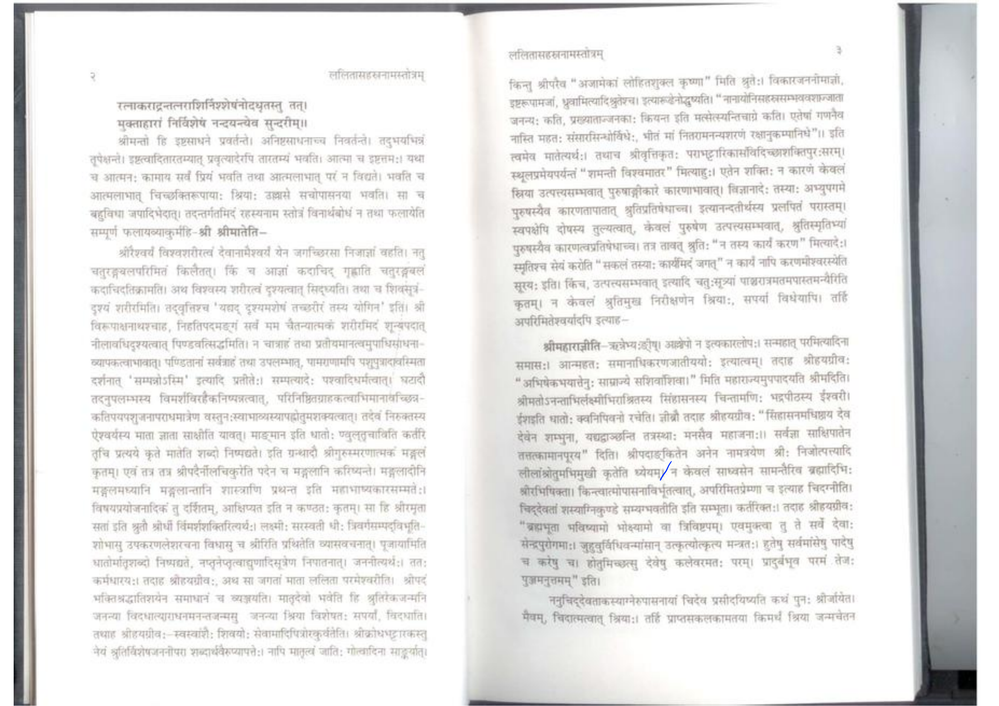
#> input picture Jayamangala Book/page_007.png, 999 x 706 px, shrunk from 3509 x 2481 before the run
$ python extract_text.py '../Jayamangala Book/page_007.png'
#> lines starting #> are read from the running program, lines starting #| are printed output that depends on the picture; after the words box and inside, x2 and y2 are one past the last pixel; in counts of white or black regions, pixels touching at a corner belong together
#!/usr/bin/env python3
"""
Extract Sanskrit text from image using Tesseract OCR with preprocessing
"""

import sys
import cv2
import numpy as np
import pytesseract
from PIL import Image

def preprocess_image(image_path):
    """Preprocess image for better OCR accuracy"""
#> called with image_path = '../Jayamangala Book/page_007.png'
    # Read image
    img = cv2.imread(image_path)
#> img is the input picture: shape (706, 999, 3); mean B, G, R 232, 232.8, 233.1

    # Convert to grayscale
    gray = cv2.cvtColor(img, cv2.COLOR_BGR2GRAY)

    # Denoise
    denoised = cv2.fastNlMeansDenoising(gray, None, 10, 7, 21)

    # Apply adaptive thresholding
    thresh = cv2.adaptiveThreshold(
        denoised, 255, cv2.ADAPTIVE_THRESH_GAUSSIAN_C,
        cv2.THRESH_BINARY, 11, 2
    )
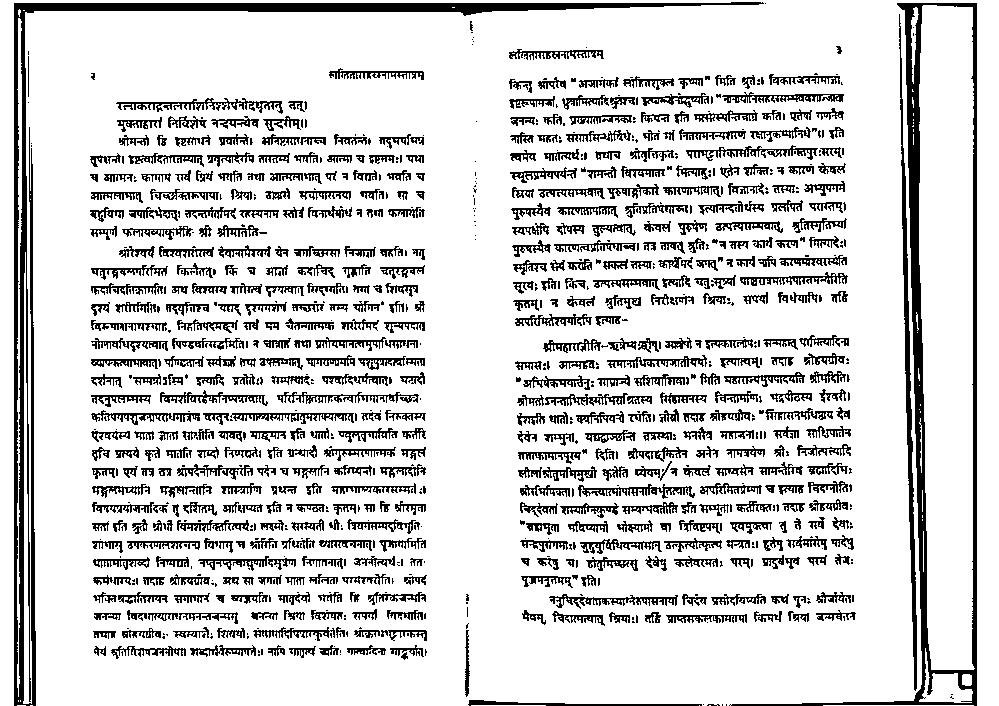
#> thresh: shape (706, 999); 83.4% white; black in thin lines or dots

    # Dilate to make text slightly thicker (helps with faded text)
    kernel = np.ones((1, 1), np.uint8)
    dilated = cv2.dilate(thresh, kernel, iterations=1)

    # Optional: sharpen
    kernel_sharpen = np.array([[-1,-1,-1],
                               [-1, 9,-1],
                               [-1,-1,-1]])
    sharpened = cv2.filter2D(dilated, -1, kernel_sharpen)

    return sharpened

def extract_text(image_path, preprocess=True):
    """Extract Sanskrit text from image"""

    if preprocess:
        # Preprocess image
        processed_img = preprocess_image(image_path)

        # Convert back to PIL Image for pytesseract
        pil_img = Image.fromarray(processed_img)
    else:
        pil_img = Image.open(image_path)

    # Configure Tesseract for Sanskrit
    custom_config = r'--oem 3 --psm 6 -l san'

    # Extract text
#> (the run stopped early here; a loop or call above may not have finished)

$ run again, on Jayamangala Book/page_009.png
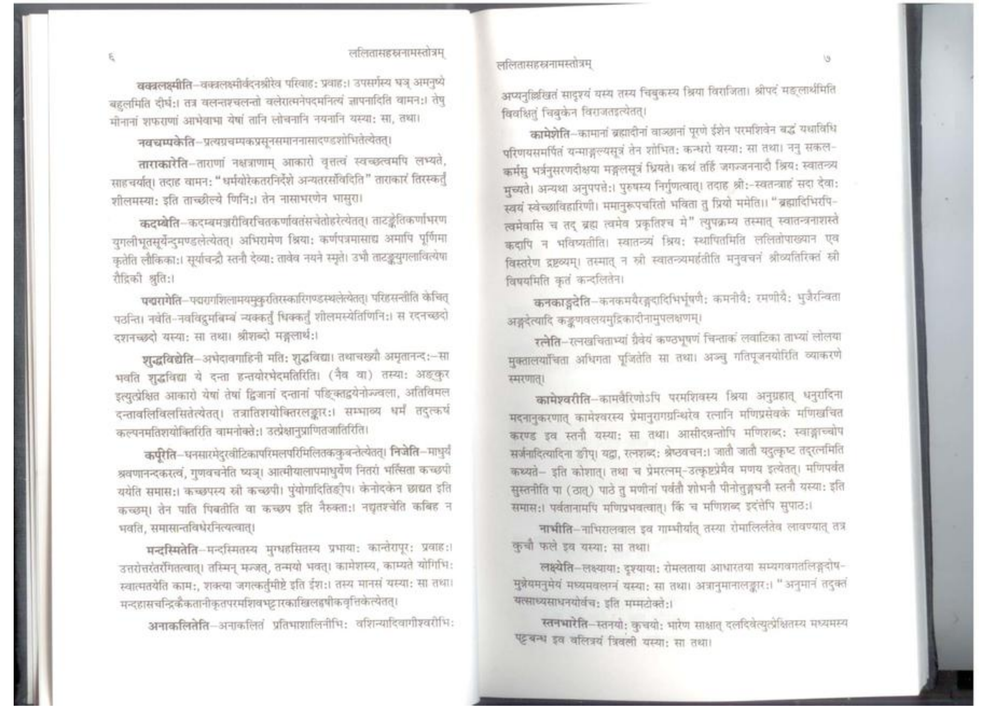
#> input picture Jayamangala Book/page_009.png, 999 x 706 px, shrunk from 3509 x 2481 before the run
#> in preprocess_image, img is the input picture: shape (706, 999, 3); mean B, G, R 231.9, 232.6, 233
#> in preprocess_image, `thresh = cv2.adaptiveThreshold( denoised, 255, cv2.ADAPTIVE_THRESH_GAU..`:
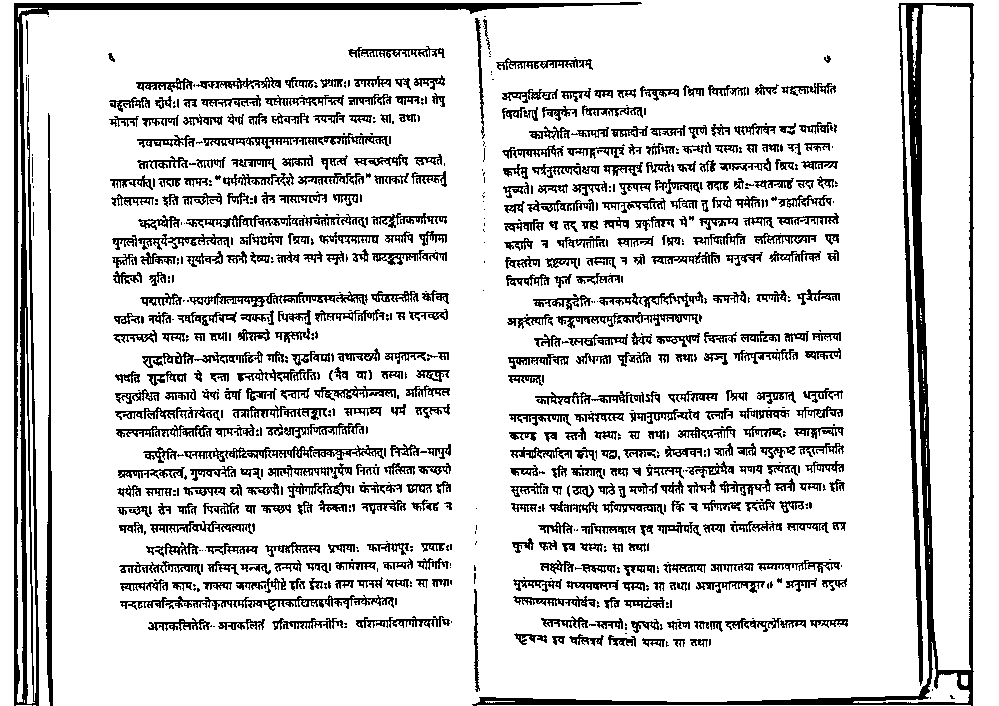
#> thresh: shape (706, 999); 84.2% white; black in thin lines or dots

$ run again, on Jayamangala Book/page_010.png
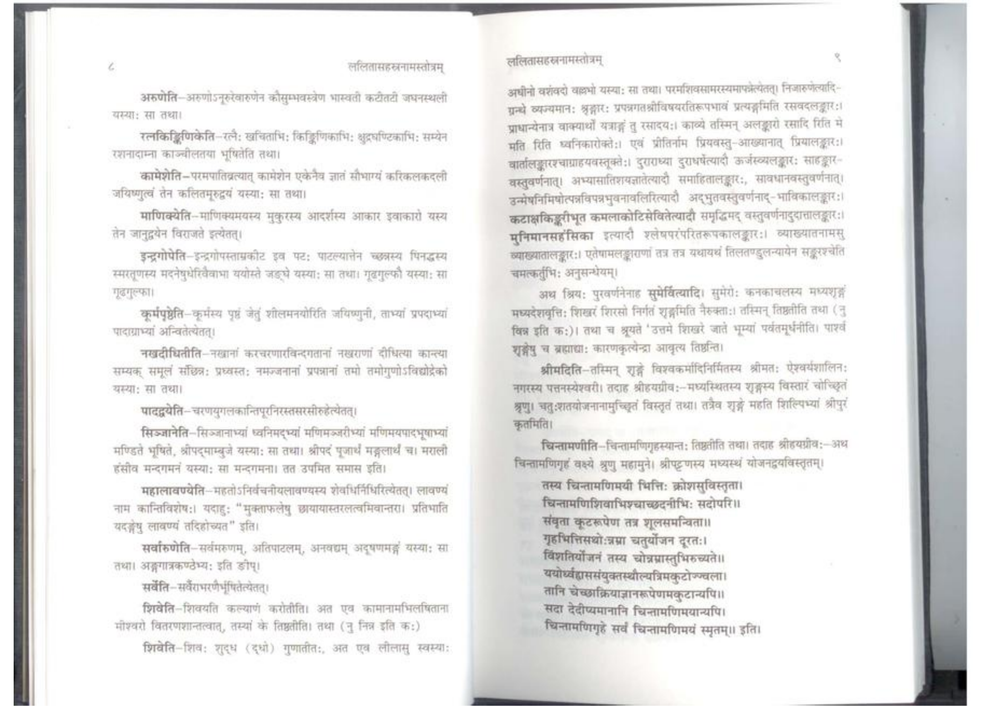
#> input picture Jayamangala Book/page_010.png, 999 x 706 px, shrunk from 3509 x 2481 before the run
#> in preprocess_image, img is the input picture: shape (706, 999, 3); mean B, G, R 233.3, 233.9, 234.1
#> in preprocess_image, `thresh = cv2.adaptiveThreshold( denoised, 255, cv2.ADAPTIVE_THRESH_GAU..`:
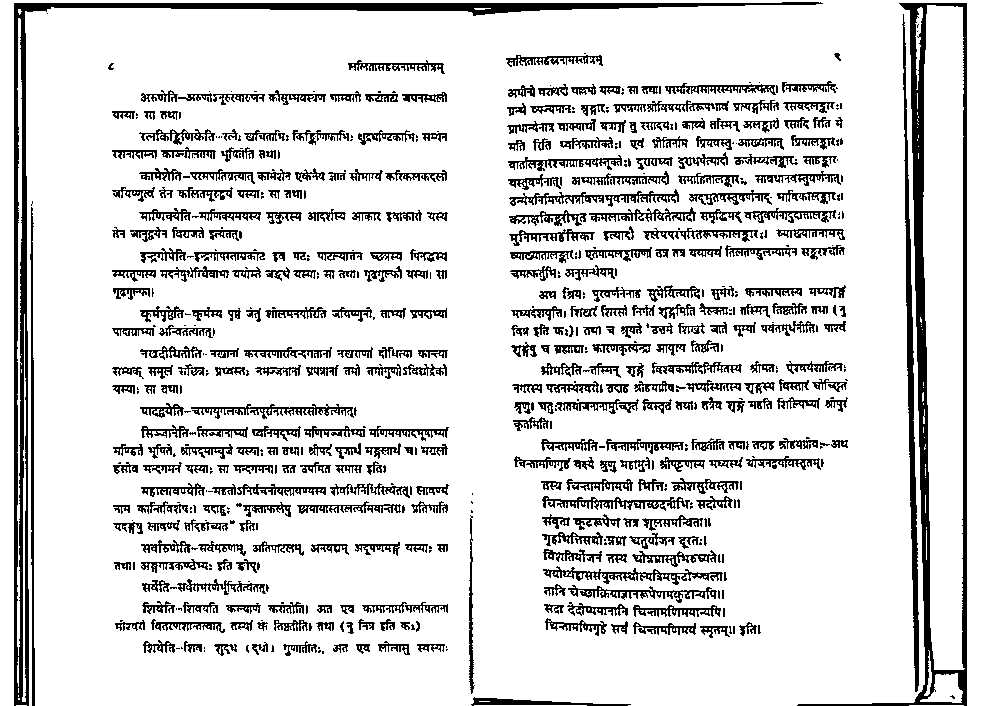
#> thresh: shape (706, 999); 85.7% white; 625 black regions (256 under 20 px), largest, box (x1, y1, x2, y2) and area: (14, 2, 823, 706) 11647, (797, 3, 967, 706) 9899, (902, 14, 919, 692) 3133

$ run again, on Jayamangala Book/page_011.png
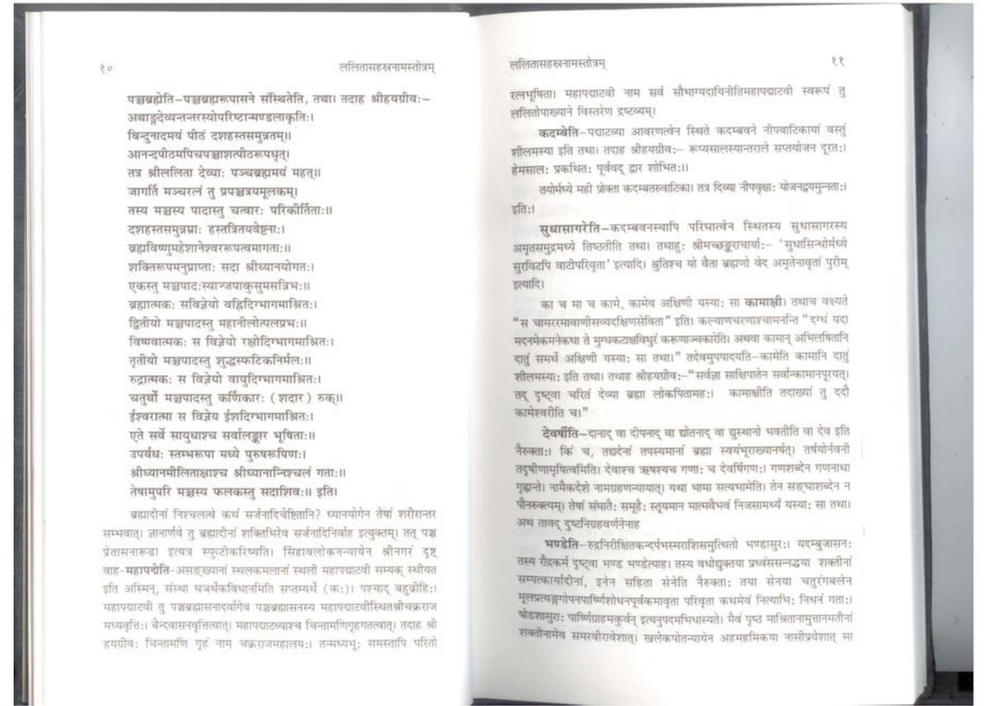
#> input picture Jayamangala Book/page_011.png, 999 x 706 px, shrunk from 3509 x 2481 before the run
#> in preprocess_image, img is the input picture: shape (706, 999, 3); mean B, G, R 232.7, 233.5, 233.8
#> in preprocess_image, `thresh = cv2.adaptiveThreshold( denoised, 255, cv2.ADAPTIVE_THRESH_GAU..`:
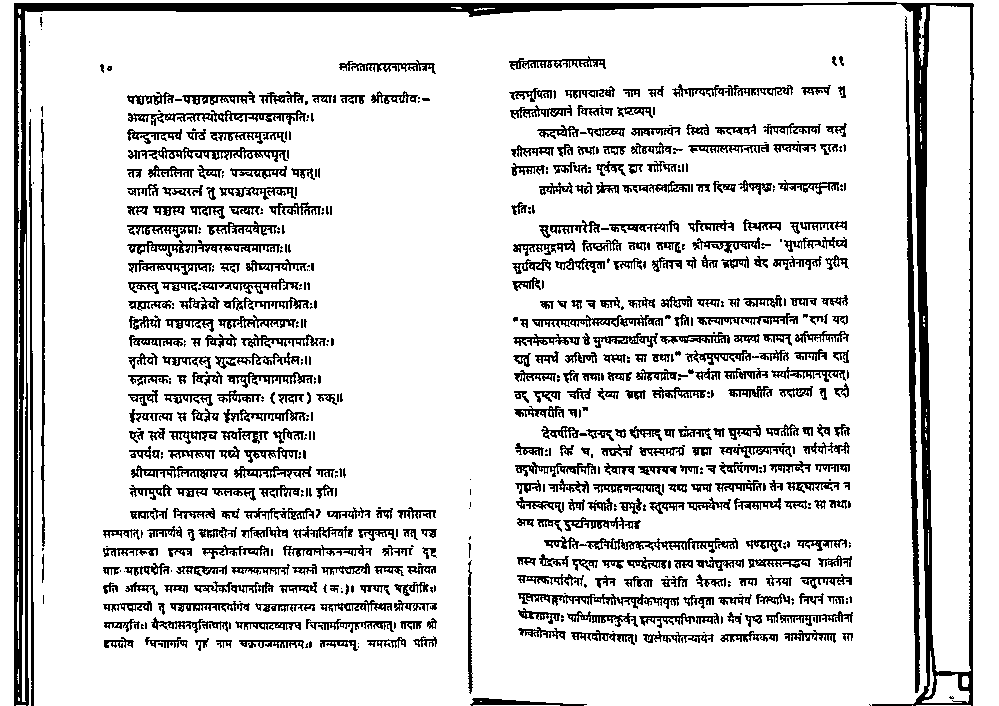
#> thresh: shape (706, 999); 85.2% white; 642 black regions (251 under 20 px), largest, box (x1, y1, x2, y2) and area: (14, 2, 974, 706) 22650, (905, 16, 920, 693) 3284, (29, 119, 34, 706) 1363
